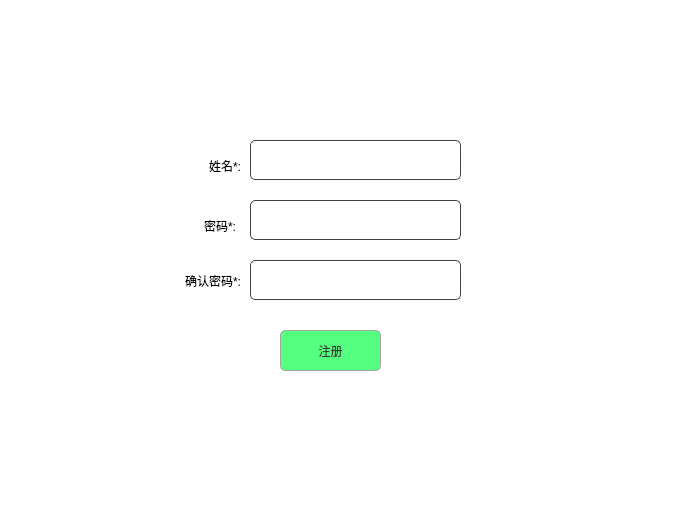
<?xml version="1.0" encoding="UTF-8"?>
<ui version="4.0">
 <class>Form</class>
 <widget class="QWidget" name="Form">
  <property name="geometry">
   <rect>
    <x>0</x>
    <y>0</y>
    <width>685</width>
    <height>518</height>
   </rect>
  </property>
  <property name="windowTitle">
   <string>Form</string>
  </property>
  <property name="styleSheet">
   <string notr="true">QWidget{
	background-color: rgb(255, 255, 255);
}</string>
  </property>
  <widget class="QWidget" name="widget" native="true">
   <property name="geometry">
    <rect>
     <x>140</x>
     <y>90</y>
     <width>371</width>
     <height>301</height>
    </rect>
   </property>
   <property name="styleSheet">
    <string notr="true">QWidget{
	background-color:none;
font: 12pt &quot;黑体&quot;;
	border:none;
}
QLabel,QPushButton{
	color: rgb(0, 0, 0);
	font: 12pt &quot;黑体&quot;;
}</string>
   </property>
   <widget class="QPushButton" name="pushButton">
    <property name="geometry">
     <rect>
      <x>140</x>
      <y>240</y>
      <width>101</width>
      <height>41</height>
     </rect>
    </property>
    <property name="styleSheet">
     <string notr="true">QPushButton{
	color: rgb(59, 59, 59);
background-color: rgb(85, 255, 127);
border-radius:5px;
border:1px solid rgb(165, 165, 165);
}
QPushButton:pressed{
	background-color:rgb(0, 255, 0);
}</string>
    </property>
    <property name="text">
     <string>注册</string>
    </property>
   </widget>
   <widget class="QLineEdit" name="lineEdit_2">
    <property name="geometry">
     <rect>
      <x>110</x>
      <y>110</y>
      <width>211</width>
      <height>40</height>
     </rect>
    </property>
    <property name="styleSheet">
     <string notr="true">QLineEdit{
border:1px solid rgb(65, 65, 65);
border-radius:5px;
font: 75 10pt &quot;微软雅黑&quot;;
}
QLineEdit:focus{
border:1px solid rgb(0, 170, 255);
}</string>
    </property>
    <property name="echoMode">
     <enum>QLineEdit::Password</enum>
    </property>
   </widget>
   <widget class="QLineEdit" name="lineEdit">
    <property name="geometry">
     <rect>
      <x>110</x>
      <y>50</y>
      <width>211</width>
      <height>40</height>
     </rect>
    </property>
    <property name="styleSheet">
     <string notr="true">QLineEdit{
border:1px solid rgb(65, 65, 65);
border-radius:5px;
font: 75 10pt &quot;微软雅黑&quot;;
}
QLineEdit:focus{
border:1px solid rgb(0, 170, 255);
}</string>
    </property>
   </widget>
   <widget class="QLineEdit" name="lineEdit_3">
    <property name="geometry">
     <rect>
      <x>110</x>
      <y>170</y>
      <width>211</width>
      <height>40</height>
     </rect>
    </property>
    <property name="styleSheet">
     <string notr="true">QLineEdit{
border:1px solid rgb(65, 65, 65);
border-radius:5px;
font: 75 10pt &quot;微软雅黑&quot;;
}
QLineEdit:focus{
border:1px solid rgb(0, 170, 255);
}</string>
    </property>
    <property name="text">
     <string/>
    </property>
    <property name="echoMode">
     <enum>QLineEdit::Password</enum>
    </property>
   </widget>
   <widget class="QLabel" name="label_3">
    <property name="geometry">
     <rect>
      <x>20</x>
      <y>175</y>
      <width>81</width>
      <height>31</height>
     </rect>
    </property>
    <property name="text">
     <string>确认密码*:</string>
    </property>
    <property name="alignment">
     <set>Qt::AlignRight|Qt::AlignTrailing|Qt::AlignVCenter</set>
    </property>
   </widget>
   <widget class="QLabel" name="label">
    <property name="geometry">
     <rect>
      <x>20</x>
      <y>55</y>
      <width>81</width>
      <height>41</height>
     </rect>
    </property>
    <property name="text">
     <string>姓名*:</string>
    </property>
    <property name="alignment">
     <set>Qt::AlignRight|Qt::AlignTrailing|Qt::AlignVCenter</set>
    </property>
   </widget>
   <widget class="QLabel" name="label_2">
    <property name="geometry">
     <rect>
      <x>35</x>
      <y>120</y>
      <width>61</width>
      <height>31</height>
     </rect>
    </property>
    <property name="text">
     <string>密码*:</string>
    </property>
    <property name="alignment">
     <set>Qt::AlignRight|Qt::AlignTrailing|Qt::AlignVCenter</set>
    </property>
   </widget>
  </widget>
 </widget>
 <resources/>
 <connections/>
</ui>
